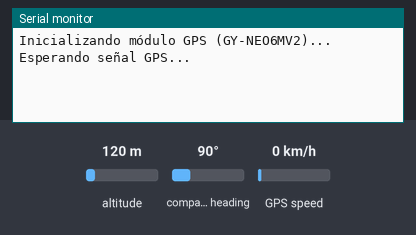
Simulated run of this sketch. Board: ESP32. On the bench: the last lines printed to the serial monitor. The inputs (shaded band) are chosen by the test bench; at power-on: altitude 120 m, GPS speed 0 km/h, compass heading 90°. The GPS gets a fix after 3 s at 37.7749, -122.4194 with 8 satellites.

Above: at 1.2 s.
1.3 s: altitude set to 20 m
At 2.7 s:
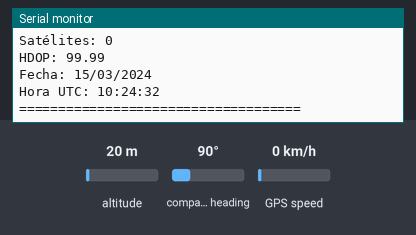
3.5 s: GPS speed set to 2 km/h
At 4.6 s:
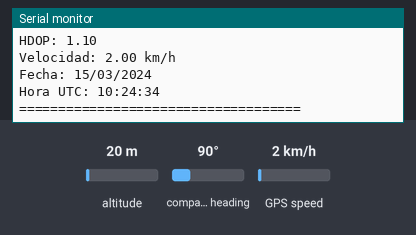
5.5 s: altitude set to 250 m
At 7.4 s:
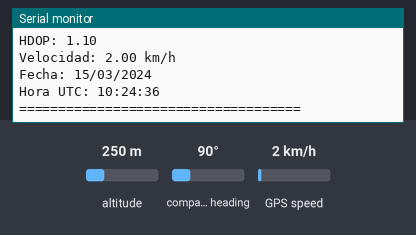
Timing chart, 0 to 8.9 s (numbered marks = the images above; inputs shaded):
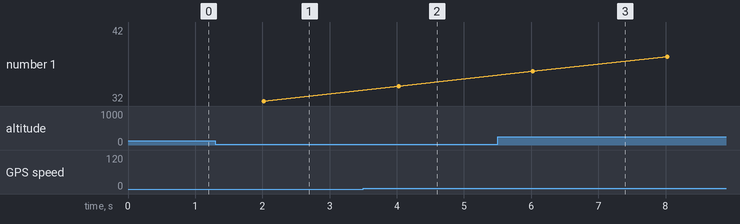

The sketch:

Test_GY_NEO6MV2.ino
```cpp
#include <TinyGPSPlus.h>

// GPS en Serial2
// GPS TX -> ESP32 GPIO16
// GPS RX -> ESP32 GPIO17 (opcional)
TinyGPSPlus gps;

unsigned long lastUpdate = 0;
const unsigned long updateInterval = 2000; // ms

void setup() {
  Serial.begin(115200);
  Serial2.begin(9600, SERIAL_8N1, 16, 17);

  Serial.println("Inicializando módulo GPS (GY-NEO6MV2)...");
  Serial.println("Esperando señal GPS...");
}

void loop() {
  while (Serial2.available() > 0) {
    gps.encode(Serial2.read());
  }

  if (millis() - lastUpdate > updateInterval) {
    lastUpdate = millis();
    printGPSData();
  }
}

void printGPSData() {
  Serial.println("====================================");

  if (gps.location.isValid()) {
    Serial.print("Latitud: ");
    Serial.println(gps.location.lat(), 6);
    Serial.print("Longitud: ");
    Serial.println(gps.location.lng(), 6);
  } else {
    Serial.println("Lat/Long: No disponible (sin fix)");
  }

  if (gps.altitude.isValid()) {
    Serial.print("Altitud: ");
    Serial.print(gps.altitude.meters());
    Serial.println(" m");
  }

  if (gps.satellites.isValid()) {
    Serial.print("Satélites: ");
    Serial.println(gps.satellites.value());
  }

  if (gps.hdop.isValid()) {
    Serial.print("HDOP: ");
    Serial.println(gps.hdop.hdop());
  }

  if (gps.speed.isValid()) {
    Serial.print("Velocidad: ");
    Serial.print(gps.speed.kmph());
    Serial.println(" km/h");
  }

  if (gps.date.isValid() && gps.time.isValid()) {
    Serial.print("Fecha: ");
    Serial.printf("%02d/%02d/%04d\n",
                  gps.date.day(), gps.date.month(), gps.date.year());

    Serial.print("Hora UTC: ");
    Serial.printf("%02d:%02d:%02d\n",
                  gps.time.hour(), gps.time.minute(), gps.time.second());
  }

  Serial.println("====================================\n");
}
```

Measured:
- after the input at 3.5 s, the serial monitor: prints a new line after 0.52 s (image 2)
- after the input at 5.5 s, the serial monitor: prints a new line after 0.52 s (image 3)
